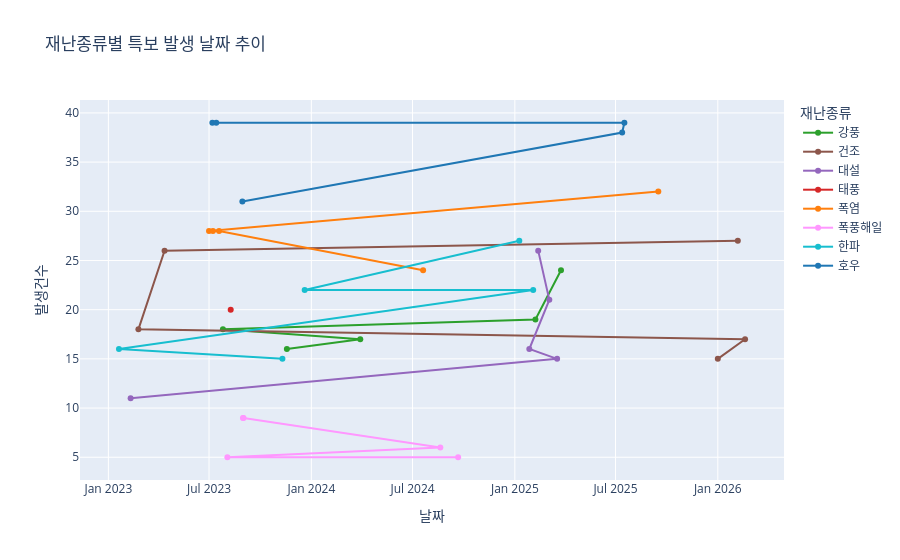

Notebook code for this chart:
### Markdown cell above
#### 재난종류별 특보 발생 날짜 추이

### Code cell
import plotly.express as px

top_time = time_type.groupby("재난종류").head()

fig = px.line(
    top_time,
    x="날짜",
    y="발생건수",
    color="재난종류",
    markers=True,
    title="재난종류별 특보 발생 날짜 추이",
    
    color_discrete_map={
        "호우": "#1f77b4",   # 파랑
        "폭염": "#ff7f0e",   # 주황
        "한파": "#17becf",   # 청록
        "강풍": "#2ca02c",   # 초록
        "태풍": "#d62728",   # 빨강
        "대설": "#9467bd",   # 보라
        "건조": "#8c564b",   # 갈색
        "풍랑해일": "#e377c2" # 핑크
    }
)

fig.update_layout(
    xaxis_title="날짜",
    yaxis_title="발생건수"
)

fig.show()

### Figure 1 — Plotly figure (JSON) as saved in the notebook; plotly's stock layout.template omitted (floating-point values rounded to 4 significant figures)
{"data": [{"hovertemplate": "재난종류=강풍<br>날짜=%{x}<br>발생건수=%{y}<extra></extra>", "legendgroup": "강풍", "line": {"color": "#2ca02c", "dash": "solid"}, "marker": {"symbol": "circle"}, "mode": "lines+markers", "name": "강풍", "orientation": "v", "showlegend": true, "type": "scatter", "x": ["2025-03-25", "2025-02-07", "2023-07-26", "2024-03-29", "2023-11-18"], "xaxis": "x", "y": [24, 19, 18, 17, 16], "yaxis": "y"}, {"hovertemplate": "재난종류=건조<br>날짜=%{x}<br>발생건수=%{y}<extra></extra>", "legendgroup": "건조", "line": {"color": "#8c564b", "dash": "solid"}, "marker": {"symbol": "circle"}, "mode": "lines+markers", "name": "건조", "orientation": "v", "showlegend": true, "type": "scatter", "x": ["2026-02-06", "2023-04-12", "2023-02-24", "2026-02-19", "2026-01-01"], "xaxis": "x", "y": [27, 26, 18, 17, 15], "yaxis": "y"}, {"hovertemplate": "재난종류=대설<br>날짜=%{x}<br>발생건수=%{y}<extra></extra>", "legendgroup": "대설", "line": {"color": "#9467bd", "dash": "solid"}, "marker": {"symbol": "circle"}, "mode": "lines+markers", "name": "대설", "orientation": "v", "showlegend": true, "type": "scatter", "x": ["2025-02-12", "2025-03-04", "2025-01-27", "2025-03-18", "2023-02-10"], "xaxis": "x", "y": [26, 21, 16, 15, 11], "yaxis": "y"}, {"hovertemplate": "재난종류=태풍<br>날짜=%{x}<br>발생건수=%{y}<extra></extra>", "legendgroup": "태풍", "line": {"color": "#d62728", "dash": "solid"}, "marker": {"symbol": "circle"}, "mode": "lines+markers", "name": "태풍", "orientation": "v", "showlegend": true, "type": "scatter", "x": ["2023-08-09"], "xaxis": "x", "y": [20], "yaxis": "y"}, {"hovertemplate": "재난종류=폭염<br>날짜=%{x}<br>발생건수=%{y}<extra></extra>", "legendgroup": "폭염", "line": {"color": "#ff7f0e", "dash": "solid"}, "marker": {"symbol": "circle"}, "mode": "lines+markers", "name": "폭염", "orientation": "v", "showlegend": true, "type": "scatter", "x": ["2025-09-16", "2023-07-01", "2023-07-08", "2023-07-19", "2024-07-20"], "xaxis": "x", "y": [32, 28, 28, 28, 24], "yaxis": "y"}, {"hovertemplate": "재난종류=폭풍해일<br>날짜=%{x}<br>발생건수=%{y}<extra></extra>", "legendgroup": "폭풍해일", "line": {"color": "#FF97FF", "dash": "solid"}, "marker": {"symbol": "circle"}, "mode": "lines+markers", "name": "폭풍해일", "orientation": "v", "showlegend": true, "type": "scatter", "x": ["2023-08-31", "2023-09-01", "2024-08-20", "2023-08-03", "2024-09-21"], "xaxis": "x", "y": [9, 9, 6, 5, 5], "yaxis": "y"}, {"hovertemplate": "재난종류=한파<br>날짜=%{x}<br>발생건수=%{y}<extra></extra>", "legendgroup": "한파", "line": {"color": "#17becf", "dash": "solid"}, "marker": {"symbol": "circle"}, "mode": "lines+markers", "name": "한파", "orientation": "v", "showlegend": true, "type": "scatter", "x": ["2025-01-09", "2023-12-20", "2025-02-03", "2023-01-20", "2023-11-10"], "xaxis": "x", "y": [27, 22, 22, 16, 15], "yaxis": "y"}, {"hovertemplate": "재난종류=호우<br>날짜=%{x}<br>발생건수=%{y}<extra></extra>", "legendgroup": "호우", "line": {"color": "#1f77b4", "dash": "solid"}, "marker": {"symbol": "circle"}, "mode": "lines+markers", "name": "호우", "orientation": "v", "showlegend": true, "type": "scatter", "x": ["2023-07-07", "2023-07-14", "2025-07-17", "2025-07-13", "2023-08-30"], "xaxis": "x", "y": [39, 39, 39, 38, 31], "yaxis": "y"}], "layout": {"legend": {"title": {"text": "재난종류"}, "tracegroupgap": 0}, "title": {"text": "재난종류별 특보 발생 날짜 추이"}, "xaxis": {"anchor": "y", "domain": [0, 1], "title": {"text": "날짜"}}, "yaxis": {"anchor": "x", "domain": [0, 1], "title": {"text": "발생건수"}}}}
